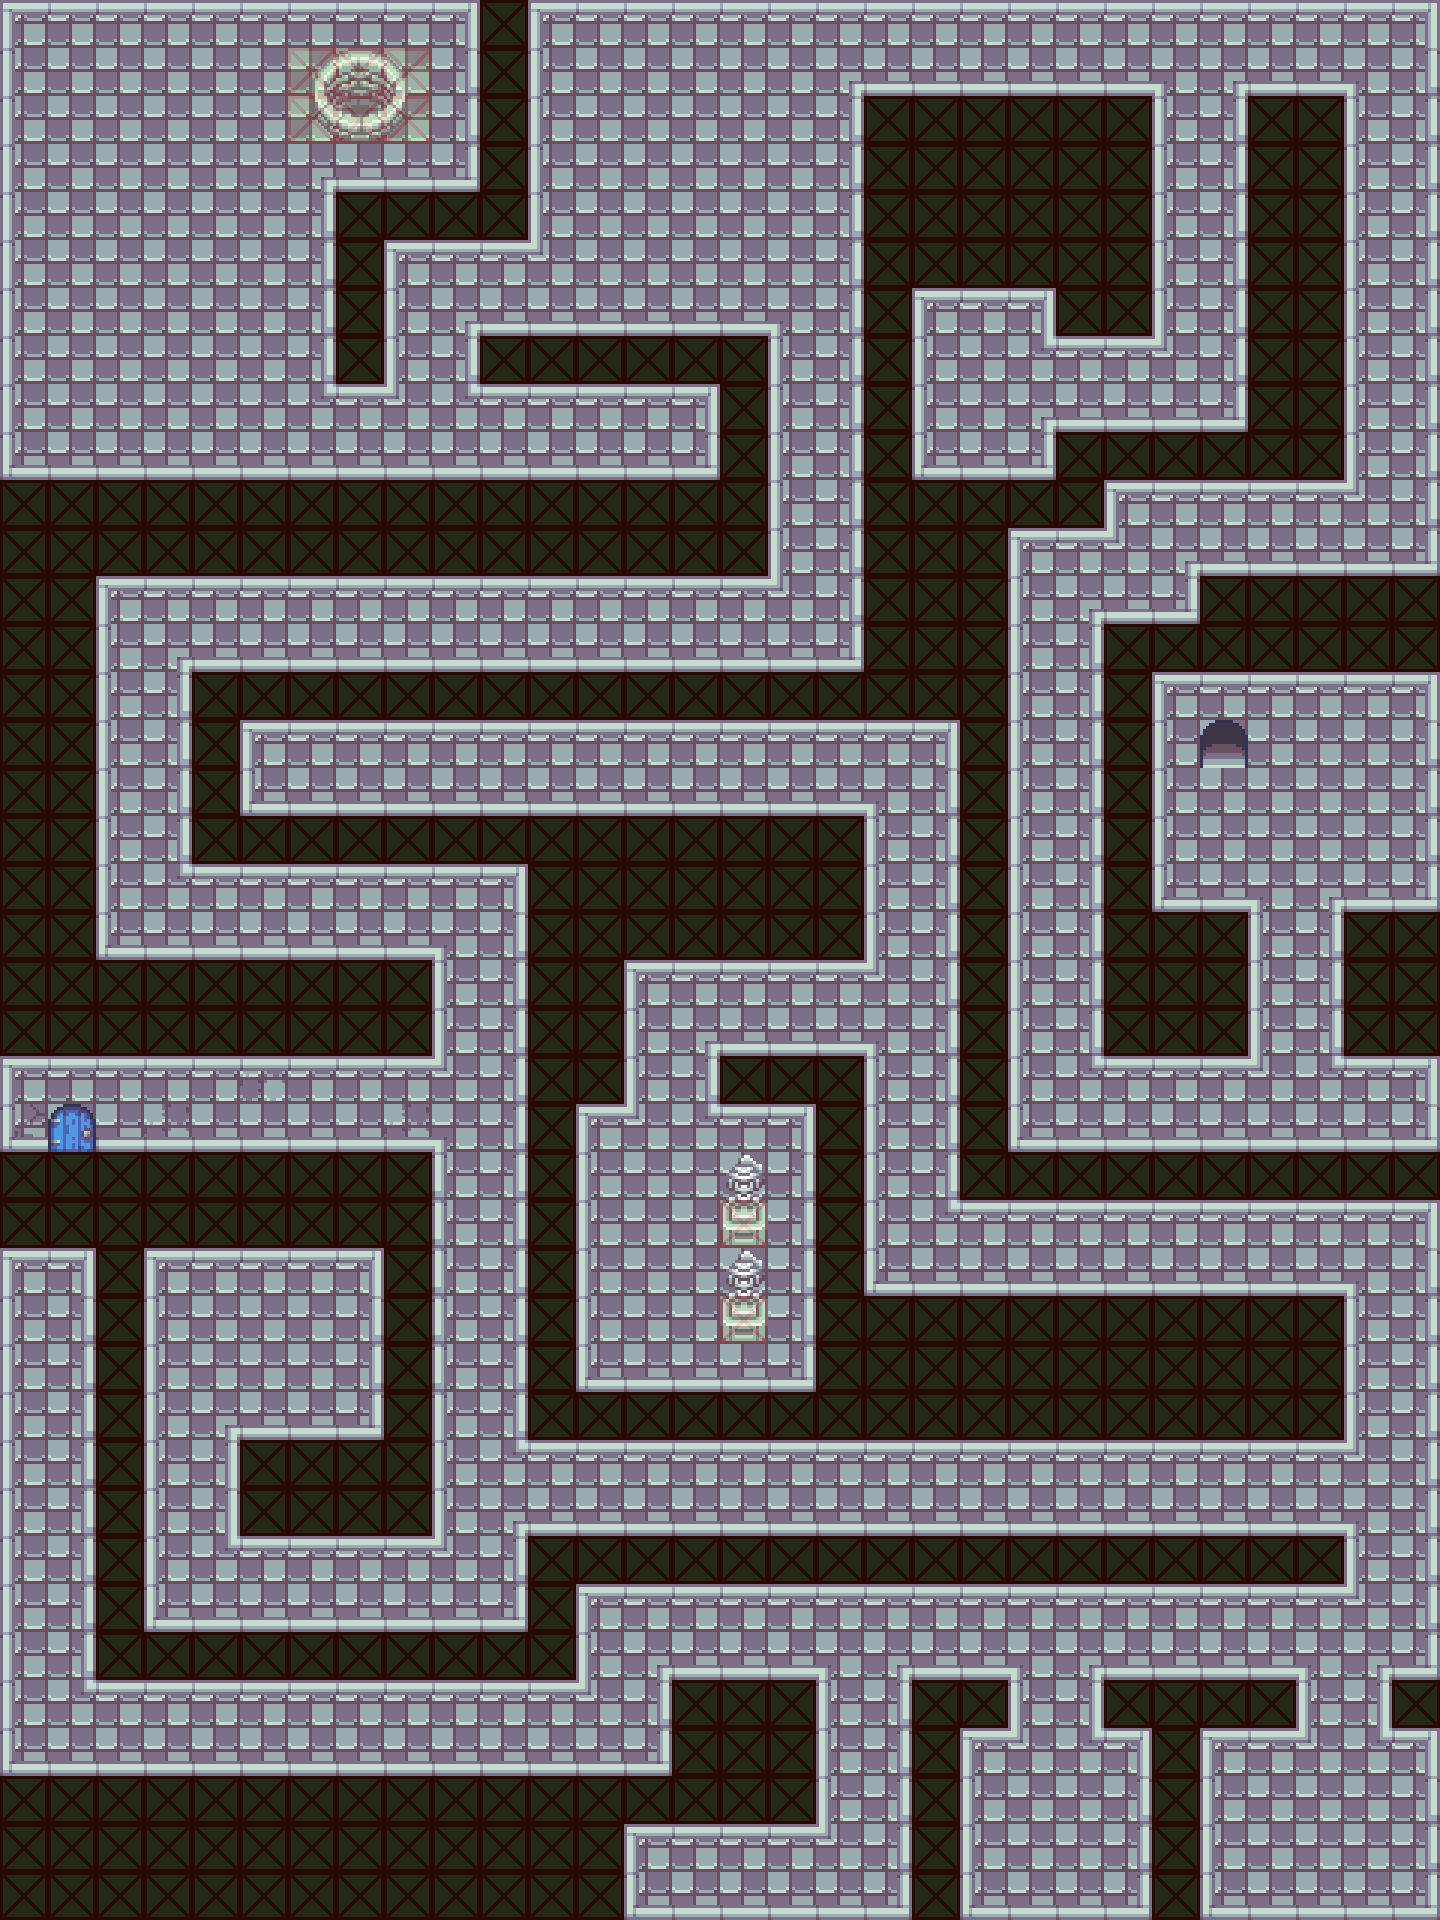

Below is a game level as drawn by its tile map, then a one-line description and the .tmx that defines it (tile-layer data replaced by summaries):
An orthogonal 30x40 tile map with 48x48 px tiles, 4 tile layers (l1, l2, charLevel1, l3), 16 tilesets.

<map version="1.8" tiledversion="1.8.2" orientation="orthogonal" renderorder="right-down" width="30" height="40" tilewidth="48" tileheight="48" infinite="0" nextlayerid="5" nextobjectid="1">
 <editorsettings>
  <export target="../../server/src/data/maps/testdungeon1.json" format="json" />
 </editorsettings>
 <tileset firstgid="1" source="tilesets/walls.tsx" />
 <tileset firstgid="757" source="tilesets/collisions.tsx" />
 <tileset firstgid="787" source="tilesets/decoration.tsx" />
 <tileset firstgid="931" source="tilesets/farming.tsx" />
 <tileset firstgid="1039" source="tilesets/floors.tsx" />
 <tileset firstgid="1279" source="tilesets/marketplace.tsx" />
 <tileset firstgid="1839" source="tilesets/nature.tsx" />
 <tileset firstgid="2007" source="tilesets/roofs.tsx" />
 <tileset firstgid="3339" source="tilesets/terrain.tsx" />
 <tileset firstgid="3795" source="tilesets/water.tsx" />
 <tileset firstgid="4371" source="tilesets/windows.tsx" />
 <tileset firstgid="4501" source="tilesets/bs_decoration.tsx" />
 <tileset firstgid="4869" source="tilesets/bs_doors_windows.tsx" />
 <tileset firstgid="5040" source="tilesets/bs_floors.tsx" />
 <tileset firstgid="5216" source="tilesets/bs_walls.tsx" />
 <tileset firstgid="5552" source="tilesets/bs_weapons.tsx" />
 <layer id="1" name="l1" width="30" height="40">
  <data>[1200 cells, 765 non-empty, 3 distinct tile ids]</data>
 </layer>
 <layer id="2" name="l2" width="30" height="40">
  <data>[1200 cells, 663 non-empty, 25 distinct tile ids]</data>
 </layer>
 <layer id="3" name="charLevel1" width="30" height="40" opacity="0.2">
  <properties>
   <property name="ge_charLayer" value="charLevel1" />
   <property name="transition_fisherswatch" value="1:23=&gt;28:81:charLevel1" />
  </properties>
  <data>[1200 cells, 443 non-empty, 1 distinct tile ids]</data>
 </layer>
 <layer id="4" name="l3" width="30" height="40">
  <data>[1200 cells, 2 non-empty, 1 distinct tile ids]</data>
 </layer>
</map>
